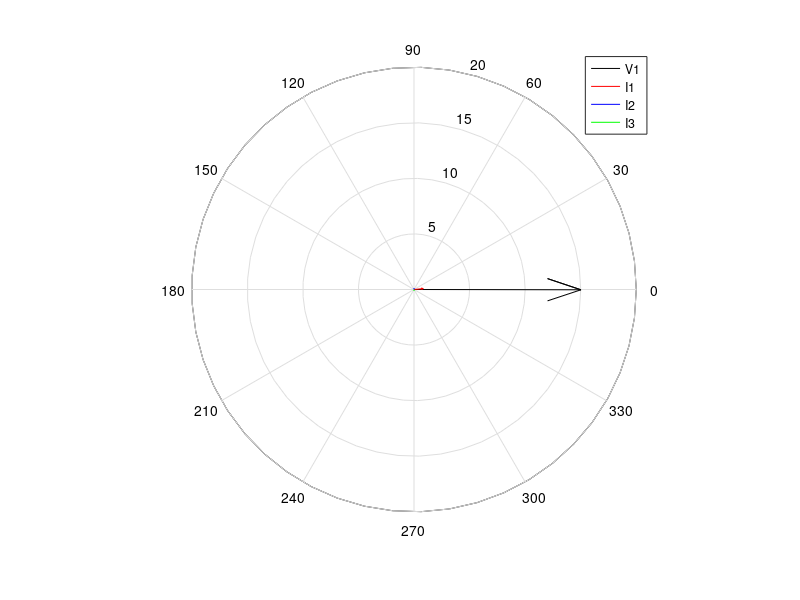

This figure's MATLAB source:
V1=15.01998-0.02621*1i;
I1=.83*(cos(deg2rad(5.6))+sin(deg2rad(5.6))*1i);
I2=.11*(cos(deg2rad(86.5))+sin(deg2rad(86.5))*1i);
I3=.1*(cos(deg2rad(-89))+sin(deg2rad(-89))*1i);

compass(V1,'k'); hold on
compass(I1,'r');
compass(I2,'b');
compass(I3,'g');

legend('V1','I1','I2','I3')